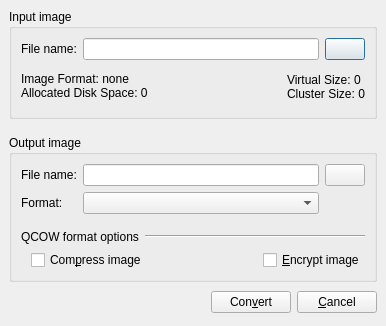
<?xml version="1.0" encoding="UTF-8"?>
<ui version="4.0">
 <author>Andrey Rijov</author>
 <class>Convert_HDD_Image_Window</class>
 <widget class="QDialog" name="Convert_HDD_Image_Window">
  <property name="geometry">
   <rect>
    <x>0</x>
    <y>0</y>
    <width>386</width>
    <height>326</height>
   </rect>
  </property>
  <property name="windowTitle">
   <string>Convert HDD Image</string>
  </property>
  <property name="windowIcon">
   <iconset resource="images.qrc">
    <normaloff>:/hdd.png</normaloff>:/hdd.png</iconset>
  </property>
  <layout class="QGridLayout" name="gridLayout">
   <item row="0" column="0" colspan="3">
    <widget class="QGroupBox" name="groupBox">
     <property name="title">
      <string>Input image</string>
     </property>
     <layout class="QGridLayout" name="gridLayout_3">
      <item row="0" column="0">
       <widget class="QLabel" name="label_3">
        <property name="text">
         <string>File name:</string>
        </property>
       </widget>
      </item>
      <item row="0" column="1">
       <widget class="QLineEdit" name="Edit_Base_File_Name"/>
      </item>
      <item row="0" column="2">
       <widget class="QPushButton" name="Button_Browse_Base">
        <property name="text">
         <string/>
        </property>
        <property name="icon">
         <iconset resource="images.qrc">
          <normaloff>:/open-file.png</normaloff>:/open-file.png</iconset>
        </property>
       </widget>
      </item>
      <item row="1" column="0" colspan="3">
       <layout class="QHBoxLayout" name="horizontalLayout_16">
        <property name="sizeConstraint">
         <enum>QLayout::SetMinimumSize</enum>
        </property>
        <item>
         <widget class="QLabel" name="Label_HDD_Info_L">
          <property name="text">
           <string>Image Format: none
Allocated Disk Space: 0</string>
          </property>
          <property name="textInteractionFlags">
           <set>Qt::TextSelectableByMouse</set>
          </property>
         </widget>
        </item>
        <item>
         <spacer name="s2">
          <property name="orientation">
           <enum>Qt::Horizontal</enum>
          </property>
          <property name="sizeHint" stdset="0">
           <size>
            <width>10</width>
            <height>15</height>
           </size>
          </property>
         </spacer>
        </item>
        <item>
         <widget class="QLabel" name="Label_HDD_Info_R">
          <property name="text">
           <string>Virtual Size: 0
Cluster Size: 0</string>
          </property>
         </widget>
        </item>
       </layout>
      </item>
     </layout>
    </widget>
   </item>
   <item row="1" column="0" colspan="3">
    <spacer name="s3">
     <property name="orientation">
      <enum>Qt::Vertical</enum>
     </property>
     <property name="sizeType">
      <enum>QSizePolicy::Fixed</enum>
     </property>
     <property name="sizeHint" stdset="0">
      <size>
       <width>368</width>
       <height>10</height>
      </size>
     </property>
    </spacer>
   </item>
   <item row="2" column="0" colspan="3">
    <widget class="QGroupBox" name="groupBox_2">
     <property name="title">
      <string>Output image</string>
     </property>
     <layout class="QGridLayout" name="gridLayout_2">
      <item row="0" column="0">
       <widget class="QLabel" name="label_4">
        <property name="text">
         <string>File name:</string>
        </property>
       </widget>
      </item>
      <item row="0" column="1">
       <widget class="QLineEdit" name="Edit_Output_File_Name"/>
      </item>
      <item row="0" column="2">
       <widget class="QPushButton" name="Button_Browse_Output">
        <property name="text">
         <string/>
        </property>
        <property name="icon">
         <iconset resource="images.qrc">
          <normaloff>:/open-file.png</normaloff>:/open-file.png</iconset>
        </property>
       </widget>
      </item>
      <item row="1" column="0">
       <widget class="QLabel" name="Label_Output_Format">
        <property name="sizePolicy">
         <sizepolicy hsizetype="Maximum" vsizetype="Preferred">
          <horstretch>0</horstretch>
          <verstretch>0</verstretch>
         </sizepolicy>
        </property>
        <property name="text">
         <string>Format:</string>
        </property>
        <property name="buddy">
         <cstring>CB_Output_Format</cstring>
        </property>
       </widget>
      </item>
      <item row="1" column="1">
       <widget class="QComboBox" name="CB_Output_Format"/>
      </item>
      <item row="2" column="1">
       <spacer name="s4">
        <property name="orientation">
         <enum>Qt::Vertical</enum>
        </property>
        <property name="sizeType">
         <enum>QSizePolicy::Fixed</enum>
        </property>
        <property name="sizeHint" stdset="0">
         <size>
          <width>30</width>
          <height>10</height>
         </size>
        </property>
       </spacer>
      </item>
      <item row="3" column="0" colspan="3">
       <layout class="QHBoxLayout" name="horizontalLayout_7">
        <item>
         <widget class="QLabel" name="label_5">
          <property name="sizePolicy">
           <sizepolicy hsizetype="Maximum" vsizetype="Preferred">
            <horstretch>0</horstretch>
            <verstretch>0</verstretch>
           </sizepolicy>
          </property>
          <property name="text">
           <string>QCOW format options</string>
          </property>
         </widget>
        </item>
        <item>
         <widget class="Line" name="line">
          <property name="orientation">
           <enum>Qt::Horizontal</enum>
          </property>
         </widget>
        </item>
       </layout>
      </item>
      <item row="4" column="0" colspan="3">
       <layout class="QHBoxLayout" name="horizontalLayout">
        <property name="leftMargin">
         <number>10</number>
        </property>
        <item>
         <widget class="QCheckBox" name="CH_Compressed">
          <property name="text">
           <string>Com&amp;press image</string>
          </property>
         </widget>
        </item>
        <item>
         <spacer name="s5">
          <property name="orientation">
           <enum>Qt::Horizontal</enum>
          </property>
          <property name="sizeHint" stdset="0">
           <size>
            <width>40</width>
            <height>20</height>
           </size>
          </property>
         </spacer>
        </item>
        <item>
         <widget class="QCheckBox" name="CH_Encrypted">
          <property name="text">
           <string>&amp;Encrypt image</string>
          </property>
         </widget>
        </item>
       </layout>
      </item>
     </layout>
    </widget>
   </item>
   <item row="3" column="0">
    <spacer name="s1">
     <property name="orientation">
      <enum>Qt::Horizontal</enum>
     </property>
     <property name="sizeHint" stdset="0">
      <size>
       <width>141</width>
       <height>29</height>
      </size>
     </property>
    </spacer>
   </item>
   <item row="3" column="1">
    <widget class="QPushButton" name="Button_Convert">
     <property name="text">
      <string>Con&amp;vert</string>
     </property>
     <property name="icon">
      <iconset resource="images.qrc">
       <normaloff>:/go.png</normaloff>:/go.png</iconset>
     </property>
    </widget>
   </item>
   <item row="3" column="2">
    <widget class="QPushButton" name="Button_Cancel">
     <property name="text">
      <string>&amp;Cancel</string>
     </property>
     <property name="icon">
      <iconset resource="images.qrc">
       <normaloff>:/cancel.png</normaloff>:/cancel.png</iconset>
     </property>
    </widget>
   </item>
  </layout>
 </widget>
 <layoutdefault spacing="6" margin="9"/>
 <tabstops>
  <tabstop>Edit_Base_File_Name</tabstop>
  <tabstop>Button_Browse_Base</tabstop>
  <tabstop>Edit_Output_File_Name</tabstop>
  <tabstop>Button_Browse_Output</tabstop>
  <tabstop>CB_Output_Format</tabstop>
  <tabstop>CH_Compressed</tabstop>
  <tabstop>CH_Encrypted</tabstop>
  <tabstop>Button_Convert</tabstop>
  <tabstop>Button_Cancel</tabstop>
 </tabstops>
 <resources>
  <include location="images.qrc"/>
 </resources>
 <connections>
  <connection>
   <sender>Button_Cancel</sender>
   <signal>clicked()</signal>
   <receiver>Convert_HDD_Image_Window</receiver>
   <slot>reject()</slot>
   <hints>
    <hint type="sourcelabel">
     <x>457</x>
     <y>379</y>
    </hint>
    <hint type="destinationlabel">
     <x>137</x>
     <y>315</y>
    </hint>
   </hints>
  </connection>
 </connections>
</ui>
